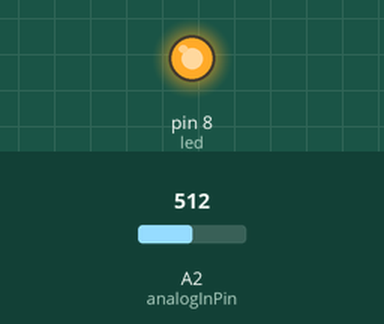
This sketch was run on a simulated Arduino Uno, built with avr-gcc and run on an emulated ATmega328P. On the bench: output pins drawn as LEDs (lit = HIGH). The test bench sets the inputs (shaded band); at power-on: A2 (analogInPin) = 512. What the sketch prints to the serial monitor is not drawn.

Above: at 0.1 s.
Timing chart, 0 to 1.6 s (numbered marks = the images above):
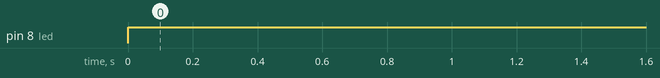

Measured:
- by itself, pin 8 (led): LOW → HIGH at 0.00 s

The sketch:

force-senstive-resistor-esp32.ino
```cpp
// These constants won't change. They're used to give names to the pins used:
const int analogInPin = 2;
int sensorValue = 0;
const int led = 8;

void setup() {

  Serial.begin(115200);
  pinMode(8, OUTPUT);
}

void loop() {
  // read the analog in value:
  sensorValue = analogRead(analogInPin);


  // print the results to the Serial Monitor:
  Serial.print("sensor = ");
  Serial.println(sensorValue);

  if(sensorValue > 2400){
    digitalWrite(led, LOW); // here should be HIGH, but logic in this ESP32-C3 Super mini is inverted
  }else{
    digitalWrite(led, HIGH);
  }

  delay(250);
}
```
